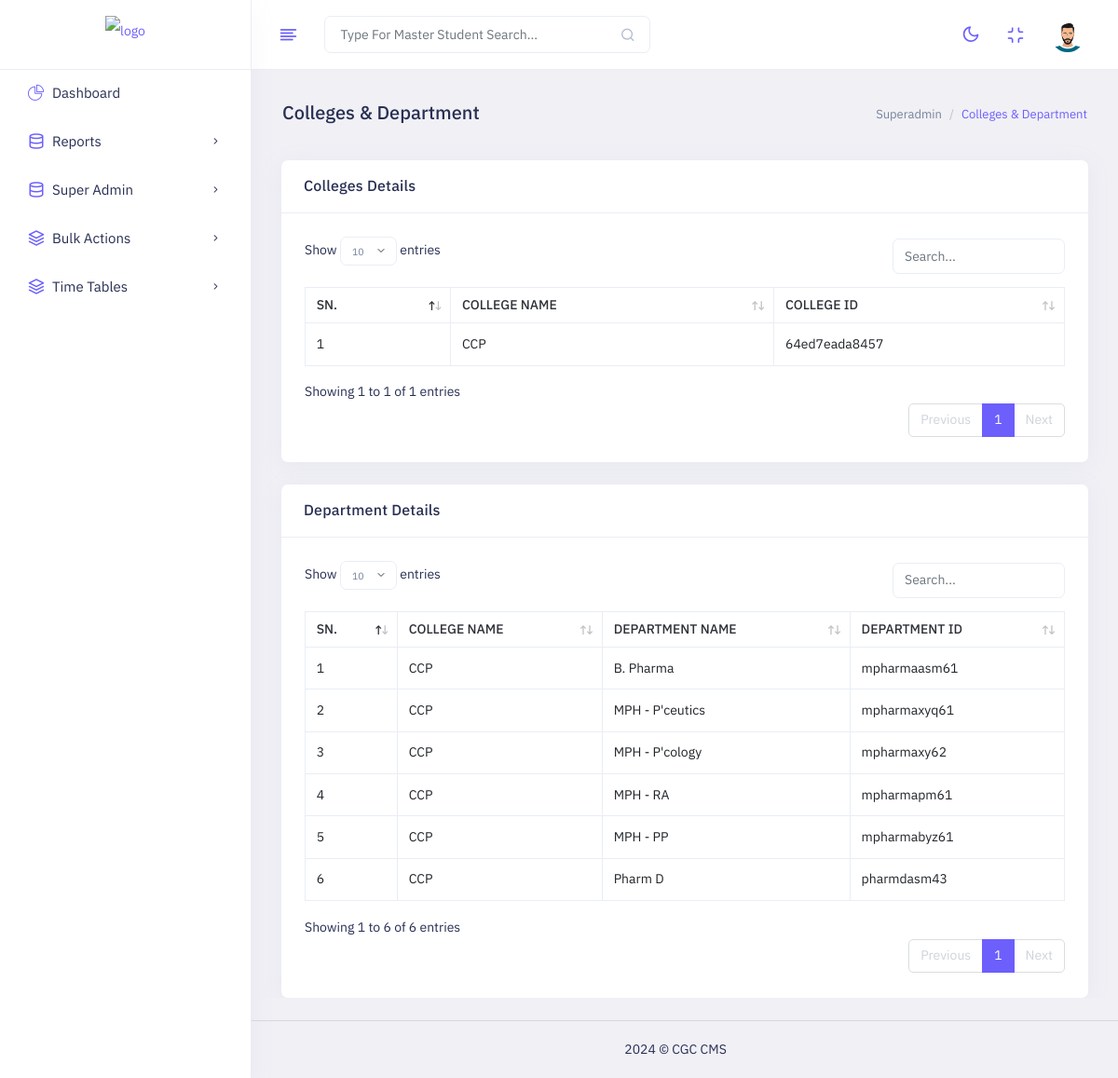
/erp/college-department.php (signed in), run on the app's committed database.
### tables this page shows
CREATE TABLE `departments` (
  `id` int(11) NOT NULL,
  `label` varchar(50) NOT NULL,
  `depid` varchar(15) NOT NULL,
  `collegeid` varchar(15) NOT NULL
);

### erp/conn.php (called while the page is built, shortened)
<?php
class db {
    public function mconnect() {
        try {
            $conn = new PDO("mysql:host=mysql_db.local;dbname=accadify", "root", "root");
            $conn->setAttribute(PDO::ATTR_ERRMODE, PDO::ERRMODE_EXCEPTION);
            return $conn;
        }
        catch(PDOException $e) {
            return $e->getMessage();
        }
    }
}

### erp/college-department.php (the view, shortened to what this page needs)
<?php
require_once 'conn.php';
$conn = new Db;
$sql = $conn->mconnect()->prepare("SELECT collegeid, label FROM `colleges` ");
$sql->execute();
$collegeData = $sql->fetchAll(PDO::FETCH_KEY_PAIR);
$sql = $conn->mconnect()->prepare("SELECT label,depid,collegeid FROM `departments` ");
$sql->execute();
$depData = $sql->fetchAll(PDO::FETCH_ASSOC);
?>
<!doctype html>
<html lang="en" dir="ltr">
<head>
    <link id="style" href="../assets/plugins/bootstrap/css/bootstrap.min.css" rel="stylesheet">
     <link href="../assets/css/style.css" rel="stylesheet">
    <link href="../assets/css/plugins.css" rel="stylesheet">
    <link href="../assets/css/icons.css" rel="stylesheet">
    <link href="../assets/switcher/css/switcher.css" rel="stylesheet">
    <link href="../assets/switcher/demo.css" rel="stylesheet">
</head>
<body class="app sidebar-mini ltr light-mode">
    <div class="page">
        <div class="page-main">
            <?php include 'header.php' ?>
            <?php include 'sidebar.php' ?>
            <div class="main-content app-content mt-0">
                <div class="side-app">
                    <div class="main-container container-fluid">
                        <div class="page-header">
                            <h1 class="page-title">Colleges & Department</h1>
                            <div>
                                <ol class="breadcrumb">
                                    <li class="breadcrumb-item"><a href="#">Superadmin</a></li>
                                    <li class="breadcrumb-item active" aria-current="page">Colleges & Department</li>
                                </ol>
                            </div>
                        </div>
                                <div class="card">
                                    <div class="card-header">
                                        <h3 class="card-title">Colleges Details</h3>
                                    </div>
                                    <div class="card-body">
                                        <div class="table-responsive">
                                            <table class="table table-bordered text-nowrap border-bottom" id='responsive-datatable'>
                                                <thead>
                                                    <tr>
                                                        <th>SN.</th>
                                                        <th>College Name</th>
                                                        <th>College ID</th>
                                                    </tr>
                                                </thead>
                                                <tbody>
                                                    <?php
                                                    $i = 1;
                                                    foreach ($collegeData as $key => $value) {
                                                        ?>
                                                        <tr>
                                                            <td><?php echo $i; ?></td>
                                                            <td><?php echo $value; ?></td>
                                                            <td><?php echo $key; ?></td>
                                                        </tr>
                                                        <?php
                                                        $i++;
                                                    }
                                                    ?>
                                                </tbody>
                                            </table>
                                        </div>
                                    </div>
                                </div>
                                <div class="card">
                                    <div class="card-header">
                                        <h3 class="card-title">Department Details</h3>
                                    </div>
                                    <div class="card-body">
                                        <div class="table-responsive">
                                            <table class="table table-bordered text-nowrap border-bottom" id='basic-datatable'>
                                                <thead>
                                                    <tr>
                                                        <th>SN.</th>
                                                        <th>College Name</th>
                                                        <th>Department Name</th>
                                                        <th>Department ID</th>
                                                    </tr>
                                                </thead>
                                                <tbody>
                                                    <?php
                                                    foreach ($depData as $key => $value) {
                                                        ?>
                                                        <tr>
                                                            <td><?php echo $key+1; ?></td>
                                                            <td><?php echo $collegeData[$value["collegeid"]]; ?></td>
                                                            <td><?php echo $value["label"]; ?></td>
                                                            <td><?php echo $value["depid"]; ?></td>
                                                        </tr>
                                                        <?php
                                                    }
                                                    ?>
                                                </tbody>
                                            </table>
                                        </div>
                                    </div>
                                </div>
                    </div>
                </div>
            </div>
        </div>
    <?php include 'footer.php' ?>
</body>
</html>

### erp/header.php (shortened to what this page needs)
<?php
if($_SESSION['profilepic']==null || empty($_SESSION['profilepic'])) {
    $profilepic = "male_avatar.png";
}
else {
    $profilepic = $_SESSION['profilepic'];
}
?>
<div class="app-header header sticky">
                <div class="container-fluid main-container">
                    <div class="d-flex">
                        <a aria-label="Hide Sidebar" class="app-sidebar__toggle" data-bs-toggle="sidebar" href="javascript:void(0)"></a>
                        <div class="main-header-center ms-3 d-none d-lg-block">
                            <?php if($_SESSION['usertype']=='1' || $_SESSION['usertype']=="3") { ?>
                            <input type="text" class="form-control" id="" placeholder="Type For Master Student Search..." onkeyup="search(this.value);">
                            <button class="btn px-0 pt-2"><i class="fe fe-search" aria-hidden="true"></i></button>
                            <?php } ?>
                        </div>
                        <div class="d-flex order-lg-2 ms-auto header-right-icons">
                            <div class="navbar navbar-collapse responsive-navbar p-0">
                                <div class="collapse navbar-collapse" id="navbarSupportedContent-4">
                                    <div class="d-flex order-lg-2">
                                        <div class="d-flex">
                                            <a class="nav-link icon theme-layout nav-link-bg layout-setting">
                                                <span class="dark-layout"><i class="fe fe-moon"></i></span>
                                            </a>
                                        </div>
                                        <div class="dropdown d-flex">
                                            <a class="nav-link icon full-screen-link nav-link-bg">
                                                <i class="fe fe-minimize fullscreen-button"></i>
                                            </a>
                                        </div>
                                        <div class="dropdown d-flex profile-1" >
                                            <a href="javascript:void(0)" data-bs-toggle="dropdown" class="nav-link leading-none d-flex">
                                                <img src="../assets/profilepics/<?php echo $profilepic; ?>" alt="profile-user" style='object-fit:cover;'
                                                    class="avatar  profile-user brround cover-image">
                                            </a>
                                        </div>
                                    </div>
                                </div>
                            </div>
                        </div>
                    </div>
                </div>
            </div>

### erp/sidebar.php (shortened to what this page needs)
<?php
$ut = $_SESSION['usertype'];
?>
<div class="sticky">
    <div class="app-sidebar">
        <div class="side-header">
            <a class="header-brand1" href="#">
                <img src="https://www.cgccms.in/assets/logo.png" height="40" class="header-brand-img light-logo1" alt="logo">
            </a>
        </div>
        <div class="main-sidemenu">
            <ul class="side-menu">
                <?php if($ut=="1") { ?>
                    <li class="slide">
                        <a class="side-menu__item has-link" data-bs-toggle="slide" href="dashboard-superadmin"><i class="side-menu__icon lnr lnr-pie-chart"></i>
                        <span class="side-menu__label">Dashboard</span>
                    </a>
                </li>
                <?php } ?>
                <?php if($ut=="1" || $ut=="3" || $ut=="4") { ?>
                <li class="slide">
                   <a class="side-menu__item" data-bs-toggle="slide" <?php echo ($ut=="1" || $ut=="3" || $ut=="4") ? "href='javascript:void(0)'" : "onclick='accDenied();return false;' href='#' disabled"; ?>><i class="side-menu__icon fe fe-database"></i>
                       <span class="side-menu__label">Reports</span><i class="angle fe fe-chevron-right"></i>
                   </a>
                </li>
                <?php } ?>
                <?php if($ut=="1") { ?>
                <li class="slide">
                   <a class="side-menu__item" data-bs-toggle="slide" <?php echo ($ut=="1") ? "href='javascript:void(0)'" : "onclick='accDenied();return false;' href='#' disabled"; ?>><i class="side-menu__icon fe fe-database"></i>
                       <span class="side-menu__label">Super Admin</span><i class="angle fe fe-chevron-right"></i>
                   </a>
                </li>
                <?php } ?>
                <?php if($ut=="1") { ?>
                <li class="slide">
                   <a class="side-menu__item" data-bs-toggle="slide" <?php echo ($ut=="1") ? "href='javascript:void(0)'" : "onclick='accDenied();return false;' href='#' disabled"; ?>><i class="side-menu__icon fe fe-layers"></i>
                       <span class="side-menu__label">Bulk Actions</span><i class="angle fe fe-chevron-right"></i>
                   </a>
                </li>
                <?php } ?>
                <li class="slide">
                   <a class="side-menu__item" data-bs-toggle="slide"><i class="side-menu__icon fe fe-layers"></i>
                       <span class="side-menu__label">Time Tables</span><i class="angle fe fe-chevron-right"></i>
                   </a>
                </li>
            </ul>
        </div>
    </div>
</div>

### erp/footer.php (shortened to what this page needs)
<footer class="footer">
    <div class="container">
        <div class="row align-items-center flex-row-reverse">
            <div class="col-md-12 col-sm-12 text-center">
                <span id="year"></span> © CGC CMS
            </div>
        </div>
    </div>
</footer>

### data on the page
departments: collegeid "CCP", label "B. Pharma", depid "mpharmaasm61"
departments: collegeid "CCP", label "MPH - P'ceutics", depid "mpharmaxyq61"
departments: collegeid "CCP", label "MPH - P'cology", depid "mpharmaxy62"
departments: collegeid "CCP", label "MPH - RA", depid "mpharmapm61"
departments: collegeid "CCP", label "MPH - PP", depid "mpharmabyz61"
departments: collegeid "CCP", label "Pharm D", depid "pharmdasm43"

### other printed values
$value "CCP"
$key "64ed7eada8457"
